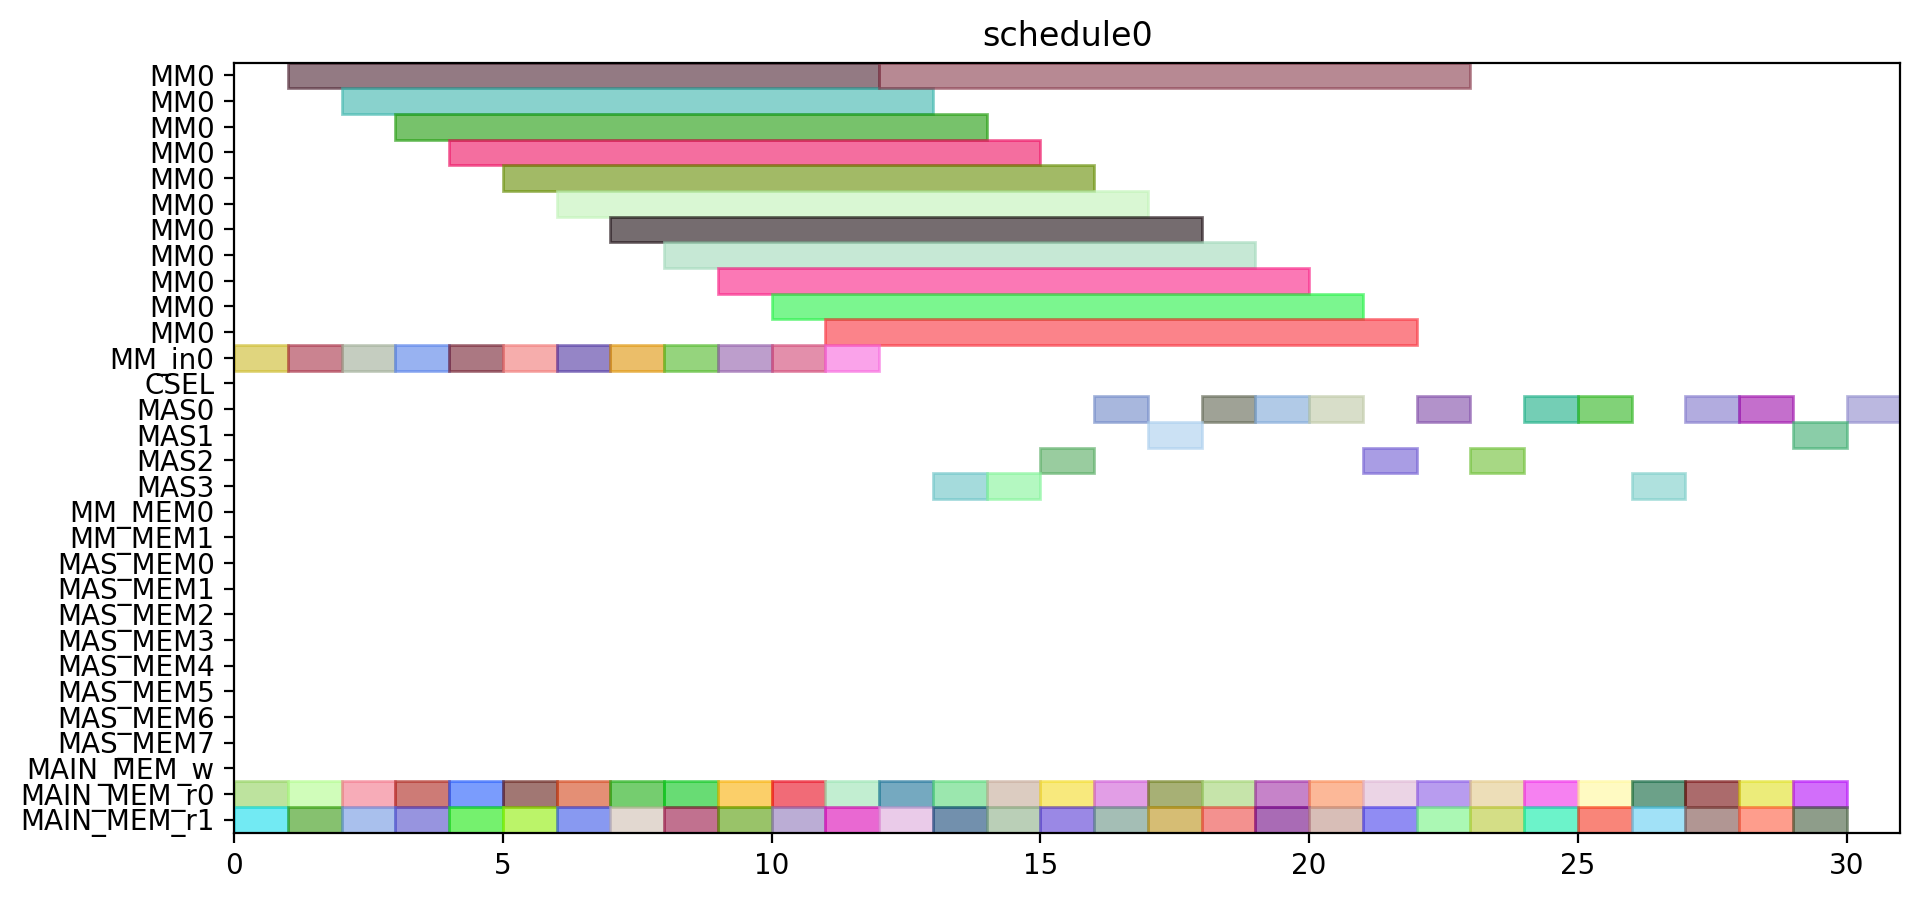

Source code (Python):
from pyschedule import Scenario, solvers, plotters, alt


def solve():
	horizon = 120
	S = Scenario("schedule0", horizon=horizon)

	# resource
	MM = S.Resources('MM', num=1, size=11)
	MM_in = S.Resources('MM_in', num=1)
	CSEL = S.Resource('CSEL')
	MAS = S.Resources('MAS', num=4, size=1, periods=range(1, horizon))
	MM_MEM = S.Resources('MM_MEM', num=2)
	MAS_MEM = S.Resources('MAS_MEM', num=8)
	MAIN_MEM_w = S.Resource('MAIN_MEM_w', size=1)
	MAIN_MEM_r = S.Resources('MAIN_MEM_r', num=2)

	# result of previous scheduling

	# new tasks
	T1_t0 = S.Task('T1_t0', length=1, delay_cost=1)
	T1_t0 += alt(MAS)
	T1_t0_mem0 = S.Task('T1_t0_mem0', length=1, delay_cost=1)
	T1_t0_mem0 += MAIN_MEM_r[0]
	S += T1_t0_mem0 <= T1_t0

	T1_t0_mem1 = S.Task('T1_t0_mem1', length=1, delay_cost=1)
	T1_t0_mem1 += MAIN_MEM_r[1]
	S += T1_t0_mem1 <= T1_t0

	T1_t1 = S.Task('T1_t1', length=1, delay_cost=1)
	T1_t1 += alt(MAS)
	T1_t1_mem0 = S.Task('T1_t1_mem0', length=1, delay_cost=1)
	T1_t1_mem0 += MAIN_MEM_r[0]
	S += T1_t1_mem0 <= T1_t1

	T1_t1_mem1 = S.Task('T1_t1_mem1', length=1, delay_cost=1)
	T1_t1_mem1 += MAIN_MEM_r[1]
	S += T1_t1_mem1 <= T1_t1

	T1_t3 = S.Task('T1_t3', length=11, delay_cost=1)
	T1_t3 += alt(MM)
	T1_t3_in = S.Task('T1_t3_in', length=1, delay_cost=1)
	T1_t3_in += alt(MM_in)
	S += T1_t3_in*MM_in[0]<=T1_t3*MM[0]
	T1_t3_mem0 = S.Task('T1_t3_mem0', length=1, delay_cost=1)
	T1_t3_mem0 += MAIN_MEM_r[0]
	S += T1_t3_mem0 <= T1_t3

	T1_t3_mem1 = S.Task('T1_t3_mem1', length=1, delay_cost=1)
	T1_t3_mem1 += MAIN_MEM_r[1]
	S += T1_t3_mem1 <= T1_t3

	T2_t0 = S.Task('T2_t0', length=11, delay_cost=1)
	T2_t0 += alt(MM)
	T2_t0_in = S.Task('T2_t0_in', length=1, delay_cost=1)
	T2_t0_in += alt(MM_in)
	S += T2_t0_in*MM_in[0]<=T2_t0*MM[0]
	T2_t0_mem0 = S.Task('T2_t0_mem0', length=1, delay_cost=1)
	T2_t0_mem0 += MAIN_MEM_r[0]
	S += T2_t0_mem0 <= T2_t0

	T2_t0_mem1 = S.Task('T2_t0_mem1', length=1, delay_cost=1)
	T2_t0_mem1 += MAIN_MEM_r[1]
	S += T2_t0_mem1 <= T2_t0

	T2_t1 = S.Task('T2_t1', length=11, delay_cost=1)
	T2_t1 += alt(MM)
	T2_t1_in = S.Task('T2_t1_in', length=1, delay_cost=1)
	T2_t1_in += alt(MM_in)
	S += T2_t1_in*MM_in[0]<=T2_t1*MM[0]
	T2_t1_mem0 = S.Task('T2_t1_mem0', length=1, delay_cost=1)
	T2_t1_mem0 += MAIN_MEM_r[0]
	S += T2_t1_mem0 <= T2_t1

	T2_t1_mem1 = S.Task('T2_t1_mem1', length=1, delay_cost=1)
	T2_t1_mem1 += MAIN_MEM_r[1]
	S += T2_t1_mem1 <= T2_t1

	T2_t2 = S.Task('T2_t2', length=1, delay_cost=1)
	T2_t2 += alt(MAS)
	T2_t2_mem0 = S.Task('T2_t2_mem0', length=1, delay_cost=1)
	T2_t2_mem0 += MAIN_MEM_r[0]
	S += T2_t2_mem0 <= T2_t2

	T2_t2_mem1 = S.Task('T2_t2_mem1', length=1, delay_cost=1)
	T2_t2_mem1 += MAIN_MEM_r[1]
	S += T2_t2_mem1 <= T2_t2

	T2_t3 = S.Task('T2_t3', length=1, delay_cost=1)
	T2_t3 += alt(MAS)
	T2_t3_mem0 = S.Task('T2_t3_mem0', length=1, delay_cost=1)
	T2_t3_mem0 += MAIN_MEM_r[0]
	S += T2_t3_mem0 <= T2_t3

	T2_t3_mem1 = S.Task('T2_t3_mem1', length=1, delay_cost=1)
	T2_t3_mem1 += MAIN_MEM_r[1]
	S += T2_t3_mem1 <= T2_t3

	T3_t0 = S.Task('T3_t0', length=11, delay_cost=1)
	T3_t0 += alt(MM)
	T3_t0_in = S.Task('T3_t0_in', length=1, delay_cost=1)
	T3_t0_in += alt(MM_in)
	S += T3_t0_in*MM_in[0]<=T3_t0*MM[0]
	T3_t0_mem0 = S.Task('T3_t0_mem0', length=1, delay_cost=1)
	T3_t0_mem0 += MAIN_MEM_r[0]
	S += T3_t0_mem0 <= T3_t0

	T3_t0_mem1 = S.Task('T3_t0_mem1', length=1, delay_cost=1)
	T3_t0_mem1 += MAIN_MEM_r[1]
	S += T3_t0_mem1 <= T3_t0

	T3_t1 = S.Task('T3_t1', length=11, delay_cost=1)
	T3_t1 += alt(MM)
	T3_t1_in = S.Task('T3_t1_in', length=1, delay_cost=1)
	T3_t1_in += alt(MM_in)
	S += T3_t1_in*MM_in[0]<=T3_t1*MM[0]
	T3_t1_mem0 = S.Task('T3_t1_mem0', length=1, delay_cost=1)
	T3_t1_mem0 += MAIN_MEM_r[0]
	S += T3_t1_mem0 <= T3_t1

	T3_t1_mem1 = S.Task('T3_t1_mem1', length=1, delay_cost=1)
	T3_t1_mem1 += MAIN_MEM_r[1]
	S += T3_t1_mem1 <= T3_t1

	T3_t2 = S.Task('T3_t2', length=1, delay_cost=1)
	T3_t2 += alt(MAS)
	T3_t2_mem0 = S.Task('T3_t2_mem0', length=1, delay_cost=1)
	T3_t2_mem0 += MAIN_MEM_r[0]
	S += T3_t2_mem0 <= T3_t2

	T3_t2_mem1 = S.Task('T3_t2_mem1', length=1, delay_cost=1)
	T3_t2_mem1 += MAIN_MEM_r[1]
	S += T3_t2_mem1 <= T3_t2

	T3_t3 = S.Task('T3_t3', length=1, delay_cost=1)
	T3_t3 += alt(MAS)
	T3_t3_mem0 = S.Task('T3_t3_mem0', length=1, delay_cost=1)
	T3_t3_mem0 += MAIN_MEM_r[0]
	S += T3_t3_mem0 <= T3_t3

	T3_t3_mem1 = S.Task('T3_t3_mem1', length=1, delay_cost=1)
	T3_t3_mem1 += MAIN_MEM_r[1]
	S += T3_t3_mem1 <= T3_t3

	T4_t0 = S.Task('T4_t0', length=11, delay_cost=1)
	T4_t0 += alt(MM)
	T4_t0_in = S.Task('T4_t0_in', length=1, delay_cost=1)
	T4_t0_in += alt(MM_in)
	S += T4_t0_in*MM_in[0]<=T4_t0*MM[0]
	T4_t0_mem0 = S.Task('T4_t0_mem0', length=1, delay_cost=1)
	T4_t0_mem0 += MAIN_MEM_r[0]
	S += T4_t0_mem0 <= T4_t0

	T4_t0_mem1 = S.Task('T4_t0_mem1', length=1, delay_cost=1)
	T4_t0_mem1 += MAIN_MEM_r[1]
	S += T4_t0_mem1 <= T4_t0

	T4_t1 = S.Task('T4_t1', length=11, delay_cost=1)
	T4_t1 += alt(MM)
	T4_t1_in = S.Task('T4_t1_in', length=1, delay_cost=1)
	T4_t1_in += alt(MM_in)
	S += T4_t1_in*MM_in[0]<=T4_t1*MM[0]
	T4_t1_mem0 = S.Task('T4_t1_mem0', length=1, delay_cost=1)
	T4_t1_mem0 += MAIN_MEM_r[0]
	S += T4_t1_mem0 <= T4_t1

	T4_t1_mem1 = S.Task('T4_t1_mem1', length=1, delay_cost=1)
	T4_t1_mem1 += MAIN_MEM_r[1]
	S += T4_t1_mem1 <= T4_t1

	T4_t2 = S.Task('T4_t2', length=1, delay_cost=1)
	T4_t2 += alt(MAS)
	T4_t2_mem0 = S.Task('T4_t2_mem0', length=1, delay_cost=1)
	T4_t2_mem0 += MAIN_MEM_r[0]
	S += T4_t2_mem0 <= T4_t2

	T4_t2_mem1 = S.Task('T4_t2_mem1', length=1, delay_cost=1)
	T4_t2_mem1 += MAIN_MEM_r[1]
	S += T4_t2_mem1 <= T4_t2

	T4_t3 = S.Task('T4_t3', length=1, delay_cost=1)
	T4_t3 += alt(MAS)
	T4_t3_mem0 = S.Task('T4_t3_mem0', length=1, delay_cost=1)
	T4_t3_mem0 += MAIN_MEM_r[0]
	S += T4_t3_mem0 <= T4_t3

	T4_t3_mem1 = S.Task('T4_t3_mem1', length=1, delay_cost=1)
	T4_t3_mem1 += MAIN_MEM_r[1]
	S += T4_t3_mem1 <= T4_t3

	T5_t0 = S.Task('T5_t0', length=1, delay_cost=1)
	T5_t0 += alt(MAS)
	T5_t0_mem0 = S.Task('T5_t0_mem0', length=1, delay_cost=1)
	T5_t0_mem0 += MAIN_MEM_r[0]
	S += T5_t0_mem0 <= T5_t0

	T5_t0_mem1 = S.Task('T5_t0_mem1', length=1, delay_cost=1)
	T5_t0_mem1 += MAIN_MEM_r[1]
	S += T5_t0_mem1 <= T5_t0

	T5_t1 = S.Task('T5_t1', length=1, delay_cost=1)
	T5_t1 += alt(MAS)
	T5_t1_mem0 = S.Task('T5_t1_mem0', length=1, delay_cost=1)
	T5_t1_mem0 += MAIN_MEM_r[0]
	S += T5_t1_mem0 <= T5_t1

	T5_t1_mem1 = S.Task('T5_t1_mem1', length=1, delay_cost=1)
	T5_t1_mem1 += MAIN_MEM_r[1]
	S += T5_t1_mem1 <= T5_t1

	T5_t3 = S.Task('T5_t3', length=11, delay_cost=1)
	T5_t3 += alt(MM)
	T5_t3_in = S.Task('T5_t3_in', length=1, delay_cost=1)
	T5_t3_in += alt(MM_in)
	S += T5_t3_in*MM_in[0]<=T5_t3*MM[0]
	T5_t3_mem0 = S.Task('T5_t3_mem0', length=1, delay_cost=1)
	T5_t3_mem0 += MAIN_MEM_r[0]
	S += T5_t3_mem0 <= T5_t3

	T5_t3_mem1 = S.Task('T5_t3_mem1', length=1, delay_cost=1)
	T5_t3_mem1 += MAIN_MEM_r[1]
	S += T5_t3_mem1 <= T5_t3

	T6_t0 = S.Task('T6_t0', length=11, delay_cost=1)
	T6_t0 += alt(MM)
	T6_t0_in = S.Task('T6_t0_in', length=1, delay_cost=1)
	T6_t0_in += alt(MM_in)
	S += T6_t0_in*MM_in[0]<=T6_t0*MM[0]
	T6_t0_mem0 = S.Task('T6_t0_mem0', length=1, delay_cost=1)
	T6_t0_mem0 += MAIN_MEM_r[0]
	S += T6_t0_mem0 <= T6_t0

	T6_t0_mem1 = S.Task('T6_t0_mem1', length=1, delay_cost=1)
	T6_t0_mem1 += MAIN_MEM_r[1]
	S += T6_t0_mem1 <= T6_t0

	T6_t1 = S.Task('T6_t1', length=11, delay_cost=1)
	T6_t1 += alt(MM)
	T6_t1_in = S.Task('T6_t1_in', length=1, delay_cost=1)
	T6_t1_in += alt(MM_in)
	S += T6_t1_in*MM_in[0]<=T6_t1*MM[0]
	T6_t1_mem0 = S.Task('T6_t1_mem0', length=1, delay_cost=1)
	T6_t1_mem0 += MAIN_MEM_r[0]
	S += T6_t1_mem0 <= T6_t1

	T6_t1_mem1 = S.Task('T6_t1_mem1', length=1, delay_cost=1)
	T6_t1_mem1 += MAIN_MEM_r[1]
	S += T6_t1_mem1 <= T6_t1

	T6_t2 = S.Task('T6_t2', length=1, delay_cost=1)
	T6_t2 += alt(MAS)
	T6_t2_mem0 = S.Task('T6_t2_mem0', length=1, delay_cost=1)
	T6_t2_mem0 += MAIN_MEM_r[0]
	S += T6_t2_mem0 <= T6_t2

	T6_t2_mem1 = S.Task('T6_t2_mem1', length=1, delay_cost=1)
	T6_t2_mem1 += MAIN_MEM_r[1]
	S += T6_t2_mem1 <= T6_t2

	T6_t3 = S.Task('T6_t3', length=1, delay_cost=1)
	T6_t3 += alt(MAS)
	T6_t3_mem0 = S.Task('T6_t3_mem0', length=1, delay_cost=1)
	T6_t3_mem0 += MAIN_MEM_r[0]
	S += T6_t3_mem0 <= T6_t3

	T6_t3_mem1 = S.Task('T6_t3_mem1', length=1, delay_cost=1)
	T6_t3_mem1 += MAIN_MEM_r[1]
	S += T6_t3_mem1 <= T6_t3

	T7_t0 = S.Task('T7_t0', length=11, delay_cost=1)
	T7_t0 += alt(MM)
	T7_t0_in = S.Task('T7_t0_in', length=1, delay_cost=1)
	T7_t0_in += alt(MM_in)
	S += T7_t0_in*MM_in[0]<=T7_t0*MM[0]
	T7_t0_mem0 = S.Task('T7_t0_mem0', length=1, delay_cost=1)
	T7_t0_mem0 += MAIN_MEM_r[0]
	S += T7_t0_mem0 <= T7_t0

	T7_t0_mem1 = S.Task('T7_t0_mem1', length=1, delay_cost=1)
	T7_t0_mem1 += MAIN_MEM_r[1]
	S += T7_t0_mem1 <= T7_t0

	T7_t1 = S.Task('T7_t1', length=11, delay_cost=1)
	T7_t1 += alt(MM)
	T7_t1_in = S.Task('T7_t1_in', length=1, delay_cost=1)
	T7_t1_in += alt(MM_in)
	S += T7_t1_in*MM_in[0]<=T7_t1*MM[0]
	T7_t1_mem0 = S.Task('T7_t1_mem0', length=1, delay_cost=1)
	T7_t1_mem0 += MAIN_MEM_r[0]
	S += T7_t1_mem0 <= T7_t1

	T7_t1_mem1 = S.Task('T7_t1_mem1', length=1, delay_cost=1)
	T7_t1_mem1 += MAIN_MEM_r[1]
	S += T7_t1_mem1 <= T7_t1

	T7_t2 = S.Task('T7_t2', length=1, delay_cost=1)
	T7_t2 += alt(MAS)
	T7_t2_mem0 = S.Task('T7_t2_mem0', length=1, delay_cost=1)
	T7_t2_mem0 += MAIN_MEM_r[0]
	S += T7_t2_mem0 <= T7_t2

	T7_t2_mem1 = S.Task('T7_t2_mem1', length=1, delay_cost=1)
	T7_t2_mem1 += MAIN_MEM_r[1]
	S += T7_t2_mem1 <= T7_t2

	T7_t3 = S.Task('T7_t3', length=1, delay_cost=1)
	T7_t3 += alt(MAS)
	T7_t3_mem0 = S.Task('T7_t3_mem0', length=1, delay_cost=1)
	T7_t3_mem0 += MAIN_MEM_r[0]
	S += T7_t3_mem0 <= T7_t3

	T7_t3_mem1 = S.Task('T7_t3_mem1', length=1, delay_cost=1)
	T7_t3_mem1 += MAIN_MEM_r[1]
	S += T7_t3_mem1 <= T7_t3

	T8_t2 = S.Task('T8_t2', length=1, delay_cost=1)
	T8_t2 += alt(MAS)
	T8_t2_mem0 = S.Task('T8_t2_mem0', length=1, delay_cost=1)
	T8_t2_mem0 += MAIN_MEM_r[0]
	S += T8_t2_mem0 <= T8_t2

	T8_t2_mem1 = S.Task('T8_t2_mem1', length=1, delay_cost=1)
	T8_t2_mem1 += MAIN_MEM_r[1]
	S += T8_t2_mem1 <= T8_t2

	T9_t2 = S.Task('T9_t2', length=1, delay_cost=1)
	T9_t2 += alt(MAS)
	T9_t2_mem0 = S.Task('T9_t2_mem0', length=1, delay_cost=1)
	T9_t2_mem0 += MAIN_MEM_r[0]
	S += T9_t2_mem0 <= T9_t2

	T9_t2_mem1 = S.Task('T9_t2_mem1', length=1, delay_cost=1)
	T9_t2_mem1 += MAIN_MEM_r[1]
	S += T9_t2_mem1 <= T9_t2

	T10_t2 = S.Task('T10_t2', length=1, delay_cost=1)
	T10_t2 += alt(MAS)
	T10_t2_mem0 = S.Task('T10_t2_mem0', length=1, delay_cost=1)
	T10_t2_mem0 += MAIN_MEM_r[0]
	S += T10_t2_mem0 <= T10_t2

	T10_t2_mem1 = S.Task('T10_t2_mem1', length=1, delay_cost=1)
	T10_t2_mem1 += MAIN_MEM_r[1]
	S += T10_t2_mem1 <= T10_t2

	T11_t2 = S.Task('T11_t2', length=1, delay_cost=1)
	T11_t2 += alt(MAS)
	T11_t2_mem0 = S.Task('T11_t2_mem0', length=1, delay_cost=1)
	T11_t2_mem0 += MAIN_MEM_r[0]
	S += T11_t2_mem0 <= T11_t2

	T11_t2_mem1 = S.Task('T11_t2_mem1', length=1, delay_cost=1)
	T11_t2_mem1 += MAIN_MEM_r[1]
	S += T11_t2_mem1 <= T11_t2

	solvers.mip.solve(S,msg=1,kind='CPLEX',ratio_gap=1.01)

	solution = [['hoge']*len(S.solution()[1]) for i in range(len(S.solution()))]
	for i in range(len(S.solution())):
		for j in range(len(S.solution()[i])):
			solution[i][j]=str(S.solution()[i][j])
	print(solution)

	cycles = int(solution[-1][3])

	pic_file_name = "/home/mfukuda/ABE/multiRAM_multiMAS_16mux/scheduling_result/stage11MM1_stage1MAS4/EP2_LADDERMUL/schedule0.png"
	if(S.solution() != []):
		plotters.matplotlib.plot(S,img_filename=pic_file_name, show_task_labels=False, fig_size=(cycles*0.25+3, 5))

	return solution
